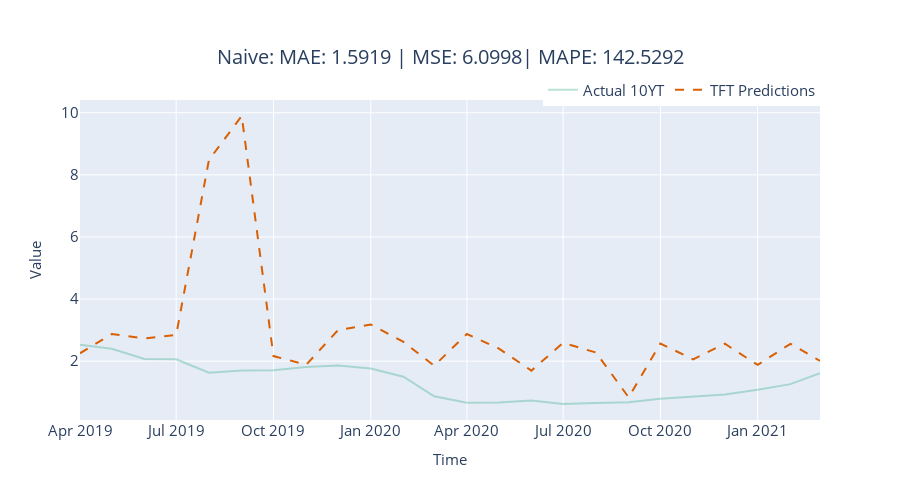

Write notebook code for a chart like this one.
### Markdown cell above
# Temporal Fusion Transformer

### Code cell
# initialize model 
model = TFTModel(
    input_chunk_length=look_back,
    #lags_past_covariates=look_back,
    output_chunk_length=horizon,
    n_epochs=25,
    add_relative_index=True, # allows us to not specify future covariates 
    num_attention_heads=4,
    dropout=0.1,
    hidden_size=64,
    hidden_continuous_size=64,
    batch_size=64
)

# fit model on training data 
model.fit(train_targ_sc, past_covariates=train_past_cov_sc)

# predict on validation data 
pred_sc = model.predict(horizon, series=val_targ_sc[:-horizon], past_covariates=val_past_cov_sc[:-horizon])

# evaluation
pred = targ_scaler.inverse_transform(pred_sc)
metrics = eval_model(pred, val_targ[-horizon:], 'TFT Regression')
metric_record.append(metrics)

y_pred = format_y_pred(pred, "tft_predictions")
pred_df = pred_df.join(y_pred)

fig = plot_forecast(pred_df, forecast_columns=["tft_predictions"], forecast_display_names=['TFT Predictions'])
fig = format_plot(fig, title=f"Naive: MAE: {metrics['MAE']:.4f} | MSE: {metrics['MSE']:.4f}| MAPE: {metrics['MAPE']:.4f}")
fig.show()

### Figure 1 — Plotly figure (JSON) as saved in the notebook; plotly's stock layout.template omitted (floating-point values rounded to 4 significant figures)
{"data": [{"line": {"color": "rgba(27,158,119, 0.3)"}, "mode": "lines", "name": "Actual 10YT", "type": "scatter", "x": ["2019-04-01T00:00:00", "2019-05-01T00:00:00", "2019-06-01T00:00:00", "2019-07-01T00:00:00", "2019-08-01T00:00:00", "2019-09-01T00:00:00", "2019-10-01T00:00:00", "2019-11-01T00:00:00", "2019-12-01T00:00:00", "2020-01-01T00:00:00", "2020-02-01T00:00:00", "2020-03-01T00:00:00", "2020-04-01T00:00:00", "2020-05-01T00:00:00", "2020-06-01T00:00:00", "2020-07-01T00:00:00", "2020-08-01T00:00:00", "2020-09-01T00:00:00", "2020-10-01T00:00:00", "2020-11-01T00:00:00", "2020-12-01T00:00:00", "2021-01-01T00:00:00", "2021-02-01T00:00:00", "2021-03-01T00:00:00"], "y": [2.53, 2.4, 2.07, 2.06, 1.63, 1.7, 1.71, 1.81, 1.86, 1.76, 1.5, 0.87, 0.66, 0.67, 0.73, 0.62, 0.65, 0.68, 0.79, 0.87, 0.93, 1.08, 1.26, 1.61]}, {"line": {"color": "rgba(217,95,2, 1)", "dash": "dash"}, "mode": "lines", "name": "TFT Predictions", "type": "scatter", "x": ["2019-04-01T00:00:00", "2019-05-01T00:00:00", "2019-06-01T00:00:00", "2019-07-01T00:00:00", "2019-08-01T00:00:00", "2019-09-01T00:00:00", "2019-10-01T00:00:00", "2019-11-01T00:00:00", "2019-12-01T00:00:00", "2020-01-01T00:00:00", "2020-02-01T00:00:00", "2020-03-01T00:00:00", "2020-04-01T00:00:00", "2020-05-01T00:00:00", "2020-06-01T00:00:00", "2020-07-01T00:00:00", "2020-08-01T00:00:00", "2020-09-01T00:00:00", "2020-10-01T00:00:00", "2020-11-01T00:00:00", "2020-12-01T00:00:00", "2021-01-01T00:00:00", "2021-02-01T00:00:00", "2021-03-01T00:00:00"], "y": [2.253, 2.874, 2.735, 2.849, 8.485, 9.896, 2.163, 1.886, 2.998, 3.181, 2.618, 1.851, 2.876, 2.41, 1.695, 2.59, 2.278, 0.8344, 2.567, 2.057, 2.562, 1.879, 2.558, 2.008]}], "layout": {"autosize": false, "height": 500, "legend": {"font": {"size": 15}, "orientation": "h", "title": {}, "x": 1, "xanchor": "right", "y": 0.98, "yanchor": "bottom"}, "title": {"font": {"size": 20}, "text": "Naive: MAE: 1.5919 | MSE: 6.0998| MAPE: 142.5292", "x": 0.5, "xanchor": "center", "yanchor": "top"}, "width": 900, "xaxis": {"autorange": true, "range": ["2019-04-01", "2021-03-01"], "tickfont": {"size": 15}, "title": {"font": {"size": 15}, "text": "Time"}, "type": "date"}, "yaxis": {"autorange": true, "range": [0.1047, 10.41], "tickfont": {"size": 15}, "title": {"font": {"size": 15}, "text": "Value"}, "type": "linear"}}}
